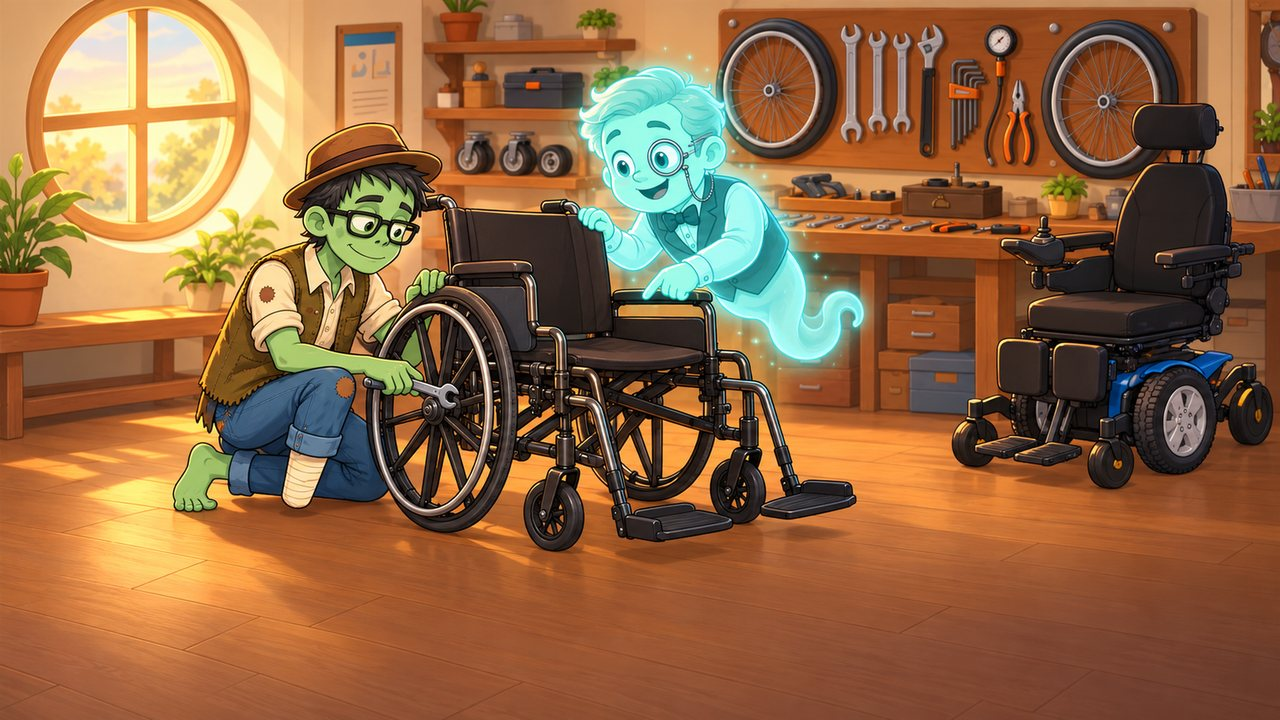
#> input picture art_tests/web_splash.jpg, 1280 x 720 px
$ python -i meshy_prep.py   (imports and definitions only)
#> lines starting #> are read from the running program, lines starting #| are printed output that depends on the picture
#> further down, picture is the input picture: PIL image 1280x720 RGB; mean R, G, B 145.3, 103.5, 67.2
"""Референсы для Meshy (Multi-image to 3D): по 4 снимка коляски со всех сторон -> art_tests/meshy_ref/<коляска>/.
Фон — белый (у фото с фоном — вырезка BiRefNet в ComfyUI), объект по центру с полями, 1024×1024; цвет, где
на фото другой, приводится к цвету коляски в игре (сдвиг оттенка насыщенных пикселей).
python art_tests/meshy_prep.py   (исходники — art_tests/meshy_ref/_raw/<ключ>/, скачаны meshy_fetch.py)"""
import os, sys, colorsys, shutil
import numpy as np
from PIL import Image

HERE = os.path.dirname(os.path.abspath(__file__))
RAW = os.path.join(HERE, "meshy_ref", "_raw")
OUT = os.path.join(HERE, "meshy_ref")
SP = r"C:\Users\wario\AppData\Local\Temp\claude\D--wheels-and-bones\d845888a-7a45-42b9-a337-635687a142cf\scratchpad"
sys.path.insert(0, SP)

# ключ: (папка, [(файл, вид)], нужна вырезка фона, перекраска (оттенок_от, оттенок_до, допуск) в градусах или None)
SETS = {
    "1_Permobil_M3_Corpus": ("m3", [("m3-corpus-01.png", "1_front_3-4"), ("m3-corpus-05.png", "2_side"),
                                    ("m3-corpus-04.png", "3_top_from_back"), ("m3-corpus-07.png", "4_other_side")],
                             False, (0, 275, 28)),                     # красный -> фиолетовый, как в игре
    "2_Permobil_F5_Corpus": ("f5", [("00_f5-corpus-15.png", "1_front_3-4"), ("05_f5-corpus-20.png", "2_front"),
                                    ("02_f5-corpus-17.png", "3_back"), ("01_untitled-1_f5-corpus-iso-right-no-lights.png", "4_back_3-4")],
                             False, "gray"),                           # бирюзовый -> графит, как в игре
    "3_Quantum_Edge_4": ("edge4", [("00_Quantum-Edge-4.jpg", "1_front_3-4"), ("03_Quantum-Edge-left-view.jpg", "2_side"),
                                   ("04_Quantum-Edge-right-view.jpg", "3_other_side")],   # вида сзади у новой Edge 4 нет нигде
                         False, (228, 2, 30)),                         # синий -> красный, как в игре
    "3b_Quantum_Edge_4_seat_down": ("edge4", [("00_Quantum-Edge-4.jpg", "1_front_3-4"), ("03_Quantum-Edge-left-view.jpg", "2_side"),
                                              ("04_Quantum-Edge-right-view.jpg", "3_other_side"), ("05_Quantum-Edge-4-base-view.jpg", "4_front_base")],
                                     False, (228, 2, 30)),             # 24.10: Edge 4 с ОПУЩЕННЫМ сиденьем для Бренны («Замена пары
                                              # батарей»): только фото без лифта (01/02 elevated исключены) — в прошлой модели Meshy поднял сиденье
    "4_Quantum_Q6_Edge": ("q6edge2", [("01_PWR01076Front.jpg", "1_front"), ("02_PWR01076RightSide.jpg", "2_side"),
                                      ("05_PWR01076Back.jpg", "3_back"), ("06_PWR01076LeftSide.jpg", "4_other_side")],
                          False, None),                         # студийные фото магазина (Q6 Edge 2.0), белый фон
    "4b_Quantum_Q6_Edge_classic": ("q6edge", [("00_", "1_front_3-4"), ("05_", "2_side"), ("03_", "3_back"),
                                              ("07_", "4_front")], True, None),   # классическая Q6 Edge (жёлтая, капитанское
                                              # кресло, одна площадка-подножка, простой пульт) — фото TMD Mobility, с фоном
    "22_Quickie_2": ("quickie2_oad", [("00_", "1_front_3-4"), ("04_", "2_side"), ("05_", "3_back"), ("01_", "4_front")],
                     False, None),   # Quickie 2 (магазин, белый фон; вариант с приводом одной рукой — двойной обруч справа)
    "5_Drive_Trident_HD": ("trident", [("00_trident_hd_power_wheelchair.jpg", "1_front_3-4"),
                                       ("01_side_trident_hd_power_wheelchair.jpg", "2_side"),
                                       ("03_back_trident_hd_power_wheelchair.jpg", "3_back"),
                                       ("02_front_trident_hd_power_wheelchair.jpg", "4_front")], False, None),
    "6_Quickie_Pulse_6": ("pulse6b", [("00_PWR00807Overview_0b1331c4-4699-452f-a0bf-88329d5f13f8.jpg", "1_front_3-4"),
                                      ("02_PWR00807RightSide_7c6fb164-c9e0-4dba-8604-abdbb2e39bfc.jpg", "2_side"),
                                      ("03_PWR00807Back_0fa992fc-732c-4c26-83ed-54667b911628.jpg", "3_back"),
                                      ("04_PWR00807LeftSide_d59645f7-4fa6-4d5d-8bad-8162c900d1c7.jpg", "4_other_side"),
                                      ("01_PWR00807Front_958e5491-e7f8-463d-be89-5ddb709c1c69.jpg", "5_front")], False, None),
    "8_Ki_Mobility_Focus_CR": ("focuscr", [("00_PhotoAug012023_12249PM.jpg", "1_front_3-4"),
                                           ("02_PhotoAug012023_12247PM.jpg", "2_side"),
                                           ("01_PhotoAug012023_12246PM.jpg", "3_back"),
                                           ("04_PhotoAug012023_12250PM.jpg", "4_other_side"),
                                           ("06_PhotoAug012023_12252PM.jpg", "5_front")], False, None),   # прямо; наклон — в игре
    "9_Zippie_Iris": ("iris2", [("00_image_b21f2a94-7f9d-49b6-aa74-f", "1_front_3-4"),
                                ("04_image_8cea1d28-3d39-48a6-b01b-b", "2_side"),
                                ("05_image_15e6e694-d74c-4bc9-977f-3", "3_back"),
                                ("03_image_e727272c-6a41-49d3-b0ef-f", "4_front")], False, None),
    # ---- ручные (студийные фото производителя / магазина) ----
    "10_TiLite_Aero_Z": ("aeroz", [("00_", "1_front_3-4"), ("03_", "2_side"), ("02_", "3_back"),
                                   ("04_", "4_other_side"), ("01_", "5_front")], False, None),
    "11_WHILL_Model_C2": ("whillci", [("00_", "1_front_3-4"), ("04_", "2_side"), ("05_", "3_back"),
                                       ("06_", "4_other_side"), ("01_", "5_front")], False, None),
    "12_Etac_Cross_6": ("cross6", [("00_", "1_front_3-4"), ("01_", "2_side"), ("02_", "3_back"), ("03_", "4_front")],
                        False, None),
    "13_Panthera_X3": ("x3", [("00_", "1_view_a"), ("01_", "2_view_b"), ("02_", "3_view_c"), ("03_", "4_view_d")],
                       True, None),
    "14_Progeo_Noir_2": ("noir_arch", [("01_", "1_front"), ("02_", "2_front_3-4"), ("03_", "3_side"),
                                       ("04_", "4_back_3-4_other_side")], True, None),   # архив rehateamprogeo.com
    "15_Vermeiren_D100": ("d100", [("00_", "1_front_3-4"), ("01_", "2_side")], False, None),
    "16_Invacare_9000": ("inv9000", [("00_", "1_front_3-4"), ("01_", "2_other_3-4"), ("02_", "3_side"),
                                     ("04_", "4_front_folded")], False, None),
    "17_Magic_Mobility_X8": ("x8", [("00_", "1_side"), ("11_", "2_other_side"), ("05_", "3_front_3-4")], True, None),
    "18_Quickie_Nitrum": ("nitrum", [("03_", "1_front_3-4"), ("04_", "2_other_3-4"), ("01_", "3_side")], True, None),
    "19_Progeo_Ego": ("ego", [("13_", "1_front_3-4"), ("40_", "2_back_3-4_other_side")],
                      True, (28, 72, 22)),   # 40_ — архив rehateamprogeo.com EG0005: оранжевая рама -> салатовая, как 13_
    "20_Progeo_Tekna_Advance": ("tekna", [("01_", "1_view_a"), ("13_", "2_view_b"), ("30_", "3_view_c"),
                                          ("31_", "4_view_d")], True, None),   # 30_, 31_ — johnpreston.ie
    "21_Progeo_Exelle_Junior": ("exelle_arch", [("03_", "1_front_3-4"), ("10_", "2_side"), ("02_", "3_back_3-4"),
                                              ("01_", "4_other_side")], True, None),   # архив rehateamprogeo.com
    "7_Pride_Jazzy_614": ("jazzy614b", [("00_PhotoRoom_000_20230222_094737.jpg", "1_front_3-4"),
                                        ("03_PhotoRoom_003_20230222_094737.jpg", "2_side"),
                                        ("05_PhotoRoom_005_20230222_094737.jpg", "3_back"),
                                        ("04_PhotoRoom_004_20230222_094737.jpg", "4_other_side"),
                                        ("01_PhotoRoom_001_20230222_094737.jpg", "5_front")], False, None),
}


def cut_bg(path, name):
    """Вырезка фона BiRefNet-HR-matting (ComfyUI) -> RGBA."""
    from comfy_client import upload, queue, wait, download
    src = upload(path, f"wnb_meshy_{name}.png")
    g = {"1": {"class_type": "LoadImage", "inputs": {"image": src}},
         "2": {"class_type": "BiRefNetRMBG", "inputs": {"image": ["1", 0], "model": "BiRefNet-HR-matting", "sensitivity": 1.0,
                                                        "process_res": 1024, "mask_blur": 0, "mask_offset": 0,
                                                        "invert_output": False, "refine_foreground": True,
                                                        "background": "Alpha", "background_color": "#ffffff"}},
         "3": {"class_type": "SaveImage", "inputs": {"images": ["2", 0], "filename_prefix": f"wnb/meshy/{name}"}}}
    p = download(wait(queue(g)), os.path.join(SP, "meshy_cut"), name)
    return Image.open(p[0]).convert("RGBA")


def recolor(im, rule):
    a = np.asarray(im.convert("RGBA")).astype(np.float32) / 255
    rgb, al = a[..., :3], a[..., 3:]
    mx, mn = rgb.max(-1), rgb.min(-1)
    sat = (mx - mn) / np.maximum(mx, 1e-6)
    hsv = np.vectorize(colorsys.rgb_to_hsv, otypes=[float, float, float])
    if rule == "gray":                                   # насыщенное -> графит той же яркости
        m = sat > 0.3
        g = (0.35 * mx)[..., None] + 0.08
        rgb = np.where(m[..., None], np.repeat(g, 3, -1), rgb)
    else:
        h0, h1, tol = rule
        h, s, v = hsv(rgb[..., 0], rgb[..., 1], rgb[..., 2])
        dh = np.abs(((h * 360 - h0) + 180) % 360 - 180)
        m = (s > 0.35) & (dh < tol) & (v > 0.12)
        h2 = np.where(m, h1 / 360.0, h)
        r, g_, b = np.vectorize(colorsys.hsv_to_rgb, otypes=[float, float, float])(h2, s, v)
        rgb = np.stack([r, g_, b], -1)
    return Image.fromarray(np.uint8(np.clip(np.concatenate([rgb, al], -1), 0, 1) * 255))


def frame(im, size=1024, pad=0.08):
    """На белый фон, объект по центру с полями."""
#> called with size = 1024, pad = 0.08
    im = im.convert("RGBA")
    a = np.asarray(im)[..., 3]
#> a: shape (720, 1280); every value is 255
    if a.min() == 255:                                   # фото без прозрачности (студийное на белом): обрезка по «не белому»
        rgb = np.asarray(im.convert("RGB")).astype(int)
        nz = np.nonzero((rgb < 240).any(-1))
#> nz = 921297 positions, rows 0 to 719, columns 0 to 1279
    else:
        nz = np.nonzero(a > 10)
    y0, y1, x0, x1 = nz[0].min(), nz[0].max() + 1, nz[1].min(), nz[1].max() + 1
#> y0 = 0; y1 = 720; x0 = 0; x1 = 1280
    im = im.crop((x0, y0, x1, y1))
    k = size * (1 - 2 * pad) / max(im.size)
#> k = 0.672
    im = im.resize((max(1, round(im.width * k)), max(1, round(im.height * k))), Image.LANCZOS)
#> im: PIL image 860x484 RGBA
    bg = Image.new("RGBA", (size, size), (255, 255, 255, 255))
#> bg: PIL image 1024x1024 RGBA; every value is 255
    bg.alpha_composite(im, ((size - im.width) // 2, (size - im.height) // 2))
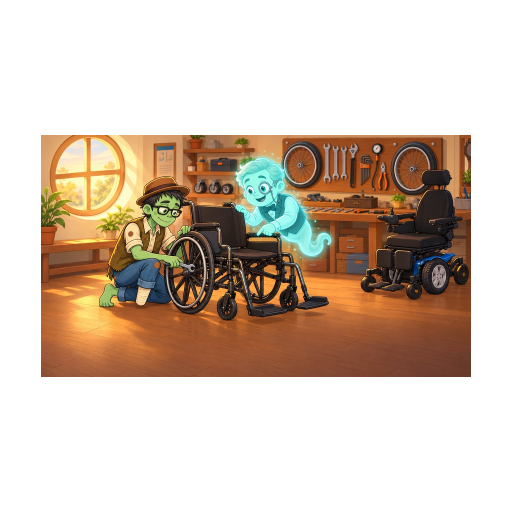
#> bg: PIL image 1024x1024 RGBA (shown at 1/2 size); mean R, G, B, A 211.4, 194.9, 180.5, 255
    return bg.convert("RGB")


only = sys.argv[1:] or list(SETS)
# [18 lines not run here, left out]

>>> from PIL import Image
>>> picture = Image.open('web_splash.jpg')
>>> result = frame(picture)

$ run again, on assets/bg_garage.png
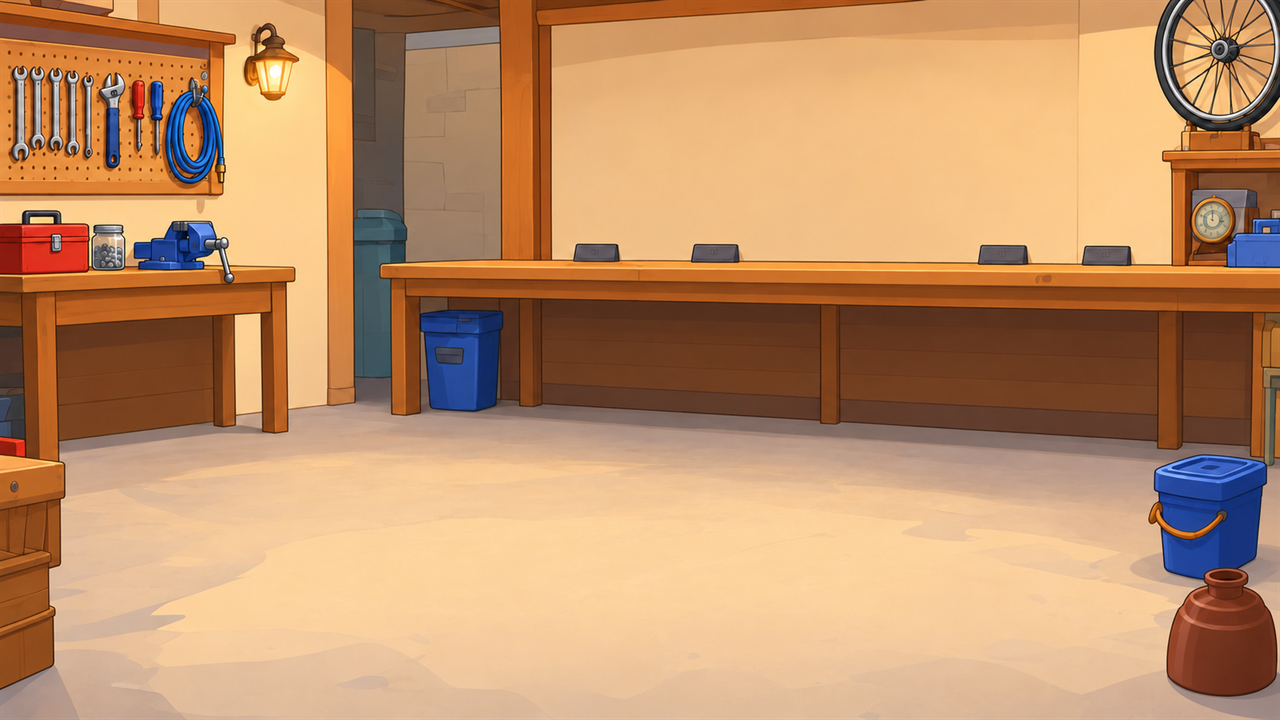
#> input picture assets/bg_garage.png, 1280 x 720 px
#> picture is the input picture: PIL image 1280x720 RGB; mean R, G, B 191.6, 145.3, 105.3
#> a: shape (720, 1280); every value is 255
#> nz = 921358 positions, rows 0 to 719, columns 0 to 1279
#> y0 = 0; y1 = 720; x0 = 0; x1 = 1280
#> in frame, `bg.alpha_composite(im, ((size - im.width) // 2, (size - im.height) // ..`:
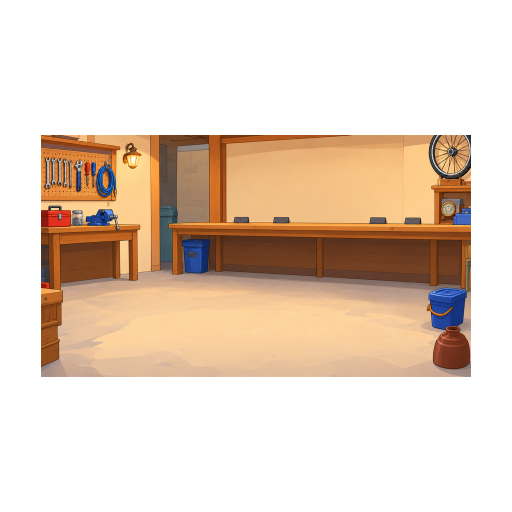
#> bg: PIL image 1024x1024 RGBA (shown at 1/2 size); mean R, G, B, A 229.8, 211.5, 195.6, 255
